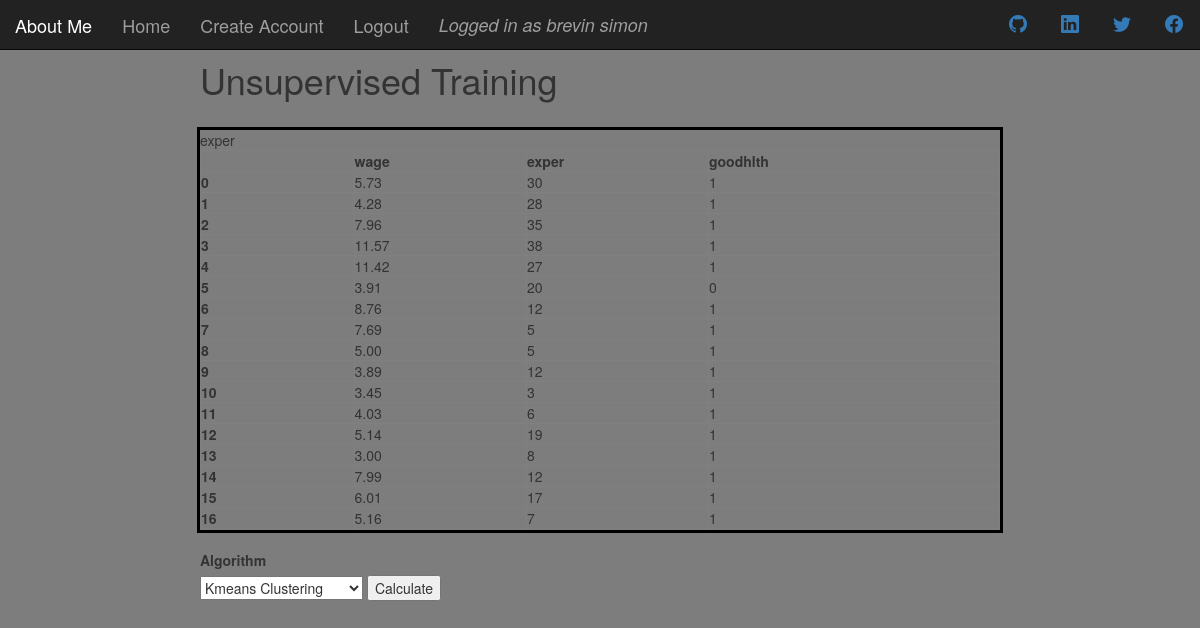
Screenshot of /unsupervised/240 (signed in) with the database file from the repository.
### app/models.py (models this page shows, shortened)
class User(UserMixin, db.Model):
    id = db.Column(db.Integer, primary_key=True)
    username = db.Column(db.String(32), unique=True)
    password_hash = db.Column(db.String(128))
    firstname = db.Column(db.String(64))
    lastname = db.Column(db.String(64))
    email = db.Column(db.String(120), index=True, unique=True)

### app/routes.py (the view, shortened to what this page needs)
@app.route('/unsupervised/<dataframe_id>', methods=['GET', 'POST'])
def unsupervised(dataframe_id):
    dataf = Dataframe.query.get(dataframe_id)
    select = 0
    featurelist, identlist, targetlist = returnfeatures(dataf)
    print('Feature list {}'.format(featurelist))
    print('Identifier Vector {}'.format(identlist))
    full = identlist + featurelist
    querylang = sqlite3string(full)
    conn = sqlite3.connect('dataframe.db')
    c = conn.cursor()
    df = pd.read_sql('SELECT {} FROM dataframe'.format(querylang), conn)
    df.to_sql('dataframe', conn, if_exists='replace', index = False)
    conn.commit()
    conn.close()
    ac = df.columns.values
    form = MLForm()
    return render_template('unsupervised.html', featlist=featurelist, identlist=identlist,
                targlist=targetlist, tables=[df.to_html(classes='data', header="true")],
                columns=ac, choice=select, form=form)

### app/forms.py
class MLForm(FlaskForm):
    select = SelectField('Algorithm', choices = [(1, 'Kmeans Clustering'), (2, 'Hierarchical Clustering')])
    submit = SubmitField('Calculate')

### app/models.py (called while the page is built)
@login.user_loader
def load_user(id):
    return User.query.get(int(id))

### app/routes.py (called while the page is built)
def sqlite3string(headers):
    new = []
    for string in headers:
        if " " in string:
            new.append("\"" + string + "\"")
        else:
            new.append(string)
    refull = str(new)
    refull = refull.replace('\'', "")
    refull = refull[1:-1]
    return refull

def returnfeatures(df):
    featurelist = []
    identlist = []
    targetlist = []
    for feat in df.features:
        for t in feat.tags:
            if t.name == 'Feature':
                featurelist.append(feat.feature_name)
            elif t.name == 'Identifier':
                identlist.append(feat.feature_name)
            elif t.name == 'Target':
                targetlist.append(feat.feature_name)
    return featurelist, identlist, targetlist

### app/templates/unsupervised.html (shortened to what this page needs)
{% extends "base.html" %}
{% block content %}
<body style="background-color: rgb(125,125,125);">
    <br><br>
    <div class="content">
        <h1>
            Unsupervised Training
        </h1>
        <br>
        <div class="content_section content" id="" style="overflow:scroll; height:400px; outline-style: solid; outline-color: black;">
            {% for table in tables %}
                {{ columns[loop.index] }}
                {{ table|safe }}
            {% endfor %}
        </div>
        <br>
        <form action="" method="post">
            {{ form.select.label }}<br>
            <div>
                {{ form.select(class = 'formbody') }}
                {{ form.submit(class="button") }}
            </div>
        </form>
    </div>
</body>
{% endblock %}

### app/templates/base.html (shortened to what this page needs)
<!DOCTYPE html>
<html>
    <head>
        <link href="{{ url_for('static', filename='css/main.css') }}" rel="stylesheet">
        <link rel="stylesheet" href="https://maxcdn.bootstrapcdn.com/bootstrap/3.4.1/css/bootstrap.min.css">
        <link rel="stylesheet" href="https://cdn.jsdelivr.net/npm/bootstrap-icons@1.3.0/font/bootstrap-icons.css">
        <link rel="stylesheet" href="https://cdnjs.cloudflare.com/ajax/libs/font-awesome/4.7.0/css/font-awesome.min.css">
    </head>
    <body>
        <div class="navbar navbar-inverse navbar-static-top">
            <a class="button navbar-brand" href="{{url_for('aboutme')}}">About Me</a>
            <a href="{{ url_for('homepage') }}" class="button navbar-brand">Home</a>
            <a href="{{ url_for('register') }}" class="button navbar-brand">Create Account</a>
            {% if current_user.is_anonymous %}
                <a href="{{ url_for('login') }}" class="button navbar-brand">Login</a>
            {% else %}
                <a href="{{ url_for('logout') }}" class="button navbar-brand">Logout</a>
                <i class="navbar-brand white">
                    Logged in as {{ current_user.firstname }} {{ current_user.lastname }}
                </i>
            {% endif %}
            <a
                style="float:right; vertical-align: super; height: 50px;"
                class="btn btn-dark btn-lg btn-floating"
                style="background-color: white;"
                href="https://www.facebook.com/brevin.simon/"
                target="_blank"
                role="button"
                ><i class="bi bi-facebook"></i>
            </a>
            <a
                style="float:right; vertical-align: super; height: 50px;"
                class="btn btn-dark btn-lg btn-floating"
                style="background-color: white;"
                href="https://twitter.com/BrevinOfficial"
                target="_blank"
                role="button"
                ><i class="bi bi-twitter"></i>
            </a>
            <a
                style="float:right; vertical-align: baseline; height: 50px;"
                class="btn btn-dark btn-lg btn-floating"
                style="background-color: white;"
                href="https://www.linkedin.com/in/brevin-simon-a197ba206/"
                target="_blank"
                role="button"
                ><i class="bi bi-linkedin"></i>
            </a>
            <a
                style="float:right; vertical-align: super; height: 50px;"
                class="btn btn-dark btn-lg btn-floating"
                style="background-color: white;"
                href="https://github.com/BrevinS"
                target="_blank"
                role="button"
                ><i class="bi bi-github"></i>
            </a>
        </div>
        {% block content %} {% endblock %}
    </body>
</html>

### app/static/css/main.css (style rules this page uses)
table { width: 100%; }
.navbar { height: 50px; }
.navbar.navbar-inverse { position: absolute; }
.navbar-inverse { top:0; color: white; background-color: black; width:100%; left:0; height: 50px; }
.white { color: #FFFAF0; }

### app/templates/unsupervised.html (style rules this page uses)
.content { max-width: 800px; margin: auto; }

### rows the page displays
User: firstname "brevin", lastname "simon", columns "exper", id "wage exper goodhlth 0 5.73 30 1 1 4.28 28 1 2 7.96 35 1 3 11.57 38 1 4 11.42 27 1 5 3.91 20 0 6 8.76 12 1 7 7.69 5 1 8 5.00 5 1 9 3.89 12 1 10 3.45 3 1 11 4.03 6 1 12 5.14 19 1 13 3.00 8 1 14 7.99 12 1 15 6.01 17 1 16 5.16 7 1"
